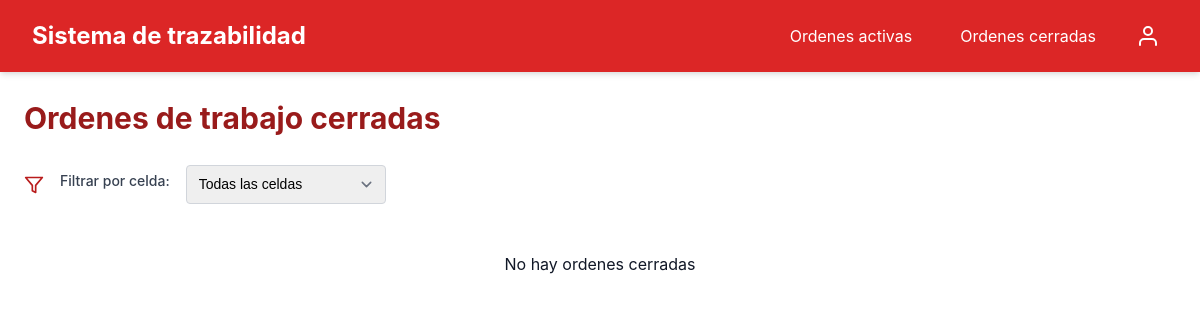
/ordenes-cerradas/, run on an earlier commit of the app's database.
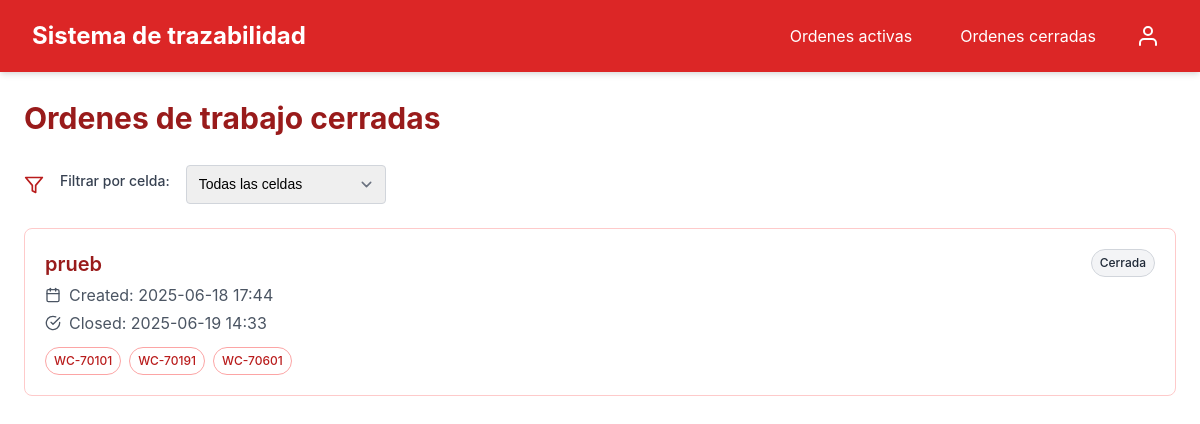
And on a later commit of the database.
### system/models.py (models this page shows, shortened)
class WorkOrders(models.Model):
    number = models.CharField(max_length=100, db_index=True)
    status = models.BooleanField(default=True)  # active or closed
    cells = models.ManyToManyField(Cells, related_name='workOrderItems')
    pub_date = models.DateTimeField(default=timezone.now)
    closed_date = models.DateTimeField(null=True, blank=True)
    closedBy = models.ForeignKey(User, on_delete=models.SET_NULL, null=True, blank=True)
    current_stage = models.CharField(
        max_length=10,
        choices=[('ensamble', 'Ensamble'), ('pintura', 'Pintura'), ('empaque', 'Empaque')],
        default='ensamble'
    )
    class Meta:
        verbose_name_plural = "Work Orders"

class Cells(models.Model):
    LINE_TYPE_CHOICES = [
        ('ensamble', 'Ensamble'),
        ('pintura', 'Pintura'),
        ('empaque', 'Empaque')
    ]
    work_cell = models.CharField(max_length=100, unique=True)
    lineType = models.CharField(max_length=10, choices=LINE_TYPE_CHOICES)
    def __str__(self):
        return f"{self.work_cell} - ({self.lineType})"
    class Meta:
        verbose_name_plural = "Cells"

### system/views.py (the view)
# urls.py: path("ordenes-cerradas/", closedOrdersListView.as_view(), name="closedWorkOrders"),
class closedOrdersListView(ListView):
    model = WorkOrders
    template_name = 'system/closedOrders.html'
    context_object_name = 'orders'
    paginate_by = 50
    def get_queryset(self):
        queryset = WorkOrders.objects.filter(status=False).order_by("-pub_date")
        line_type = self.request.GET.get('line_type')
        if line_type and line_type != 'all':
            queryset = queryset.filter(items__cells__lineType=line_type).distinct()
        cell_id = self.request.GET.get('cell')
        if cell_id and cell_id != 'all':
            try:
                queryset = queryset.filter(items__cells__lineType__id=int(cell_id)).distinct()
            except (ValueError, TypeError):
                pass
        return queryset
    def get_context_data(self, **kwargs):
        context = super().get_context_data(**kwargs)
        context['cells'] = Cells.objects.all()
        context['line_types'] = Cells.LINE_TYPE_CHOICES
        context['current_line_type'] = self.request.GET.get('line_type', 'all')
        context['current_cell'] = self.request.GET.get('cell', 'all')
        return context

### system/templates/system/closedOrders.html (shortened to what this page needs)
{% extends 'system/base.html' %}
{% block content %}
<div class="space-y">
    <div class="header">
        <h1 class="page-title"> Ordenes de trabajo cerradas </h1>
    </div>
    <div class="flex items-center gap-4">
        <svg xmlns="http://www.w3.org/2000/svg" width="20" height="20" viewBox="0 0 24 24" fill="none" stroke="currentColor" stroke-width="2" stroke-linecap="round" stroke-linejoin="round" class="text-red-700">
            <polygon points="22 3 2 3 10 12.46 10 19 14 21 14 12.46 22 3"></polygon>
        </svg>
        <label class="form-label" for="cell-filter"> Filtrar por celda: </label>
        <select id="cell-filter" class="form-control form-select" style="width: 200px">
            <option value="all"> Todas las celdas </option>
        </select>
    </div>
    <div class="grid">
        {% for order in orders %}
        <div class="card card-clickable" data-url="{% url 'closedWorkOrdersDetail' order.id %}" onclick="window.location.href=this.dataset.url">
            <div class="card-content">
                <div class="flex justify-between items-start">
                    <div>
                        <h3 class="text-xl font-semibold text-red-800">{{ order.number }}</h3>
                        <p class="text-gray-600 flex items-center mt-1">
                            Created: {{ order.pub_date|date:'Y-m-d H:i' }}
                        </p>
                        <p class="text-gray-600 flex items-center mt-1">
                            <svg xmlns="http://www.w3.org/2000/svg" width="16" height="16" viewBox="0 0 24 24" fill="none" stroke="currentColor" stroke-width="2" stroke-linecap="round" stroke-linejoin="round" class="mr-2">
                                <path d="M22 11.08V12a10 10 0 1 1-5.93-9.14"></path>
                                <polyline points="22 4 12 14.01 9 11.01"></polyline>
                            </svg>
                            Closed: {{ order.closed_date|date:'Y-m-d H:i' }}
                        </p>
                        <div class="flex flex-wrap gap-2 mt-3">
                            {% for cell in order.cells.all %}
                            <span class="badge badge-outline">{{ cell.work_cell }}</span>
                            {% endfor %}
                        </div>
                    </div>
                    <span class="badge badge-neutral"> Cerrada </span>
                </div>
            </div>
        </div>
        {% empty %}
        <div class="text-center p-6">
            <p> No hay ordenes cerradas </p>
        </div>
        {% endfor %}
    </div>
</div>
{% endblock %}

What changed in the data, as far as the page shows it:
added WorkOrders: number "prueb", pub_date "2025-06-18 17:44", closed_date "2025-06-19 14:33"
now on this page (row unchanged): Cells: work_cell "WC-70101"
now on this page (row unchanged): Cells: work_cell "WC-70191"
now on this page (row unchanged): Cells: work_cell "WC-70601"
Also different on the page:
text no longer shown: "No hay ordenes cerradas"
